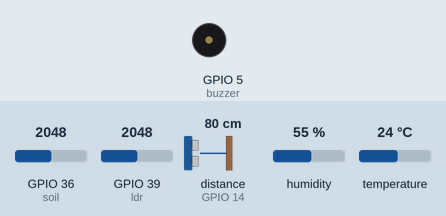
A sketch run on a simulated ESP32. Shown: buzzer (waves = sounding, pin HIGH). The test bench sets the inputs (shaded band); at power-on: humidity 55 %, distance to the obstacle (sensor on GPIO 14) 80 cm, GPIO 39 (ldr) = 2048, GPIO 36 (soil) = 2048, temperature 24 °C. The echo pulse lasts 58.3 µs per cm; WiFi joins after 1.5 s; servers stay silent unless stated; pins used as bus, display or sensor lines are not drawn; what the sketch prints to the serial monitor is not drawn.

Above: at 4.2 s.
4.3 s: humidity set to 58 %
At 14.9 s:
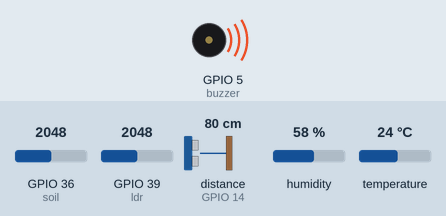
18.3 s: distance to the obstacle (sensor on GPIO 14) set to 2 cm
At 26.6 s:
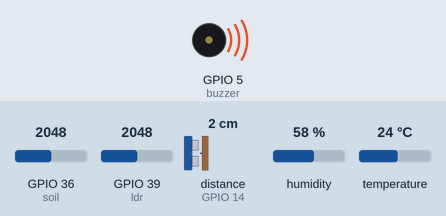
26.9 s: GPIO 39 (ldr) set to 3440
38.2 s: GPIO 36 (soil) set to 3540
At 40.9 s:
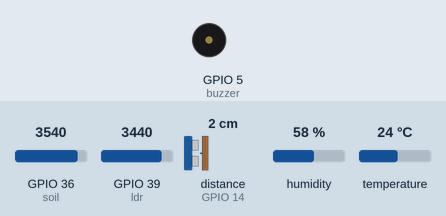
51.4 s: GPIO 36 (soil) set to 3435
At 63.3 s:
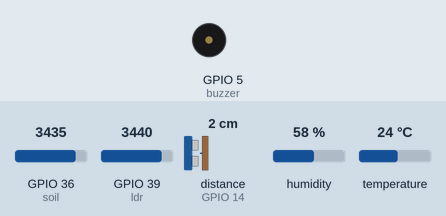
63.6 s: GPIO 36 (soil) set to 3972
Timing chart, 0 to 71.9 s (numbered marks = the images above; inputs shaded):
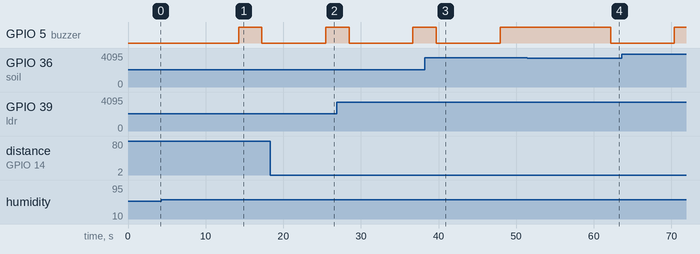

The sketch:

smart_framing.ino
```cpp
#include <WiFi.h>
#include <DHT.h>
#define DHTPIN 2// what digital pin we're connected to
#define DHTTYPE DHT11   // DHT 22  (AM2302), AM2321)
DHT dht(DHTPIN, DHTTYPE);
#define echoPin 14 // attach pin D2 Arduino to pin Echo of HC-SR04
#define trigPin 15//attach pin D3 Arduino to pin Trig of HC-SR04
long duration; // variable for the duration of sound wave travel
int distance; // variable for the distance measurement
const char* MY_SSID = "Redmi";
const char* MY_PWD = "12345678";
WiFiClient client;
const char* TS_SERVER = "api.thingspeak.com";
String TS_API_KEY = "PZARAIFI61DCOKH6";

void connectWifi()
{
  Serial.print("Connecting to " + *MY_SSID);
  WiFi.begin(MY_SSID, MY_PWD);
  while (WiFi.status() != WL_CONNECTED)
  {
    delay(1000);
    Serial.print(".");
  }
  Serial.println("");
  Serial.println("WiFi Connected");
  Serial.println("");

}

int soil=36;
int ldr=39;
int buzzer=5;
void setup()
{
    // put your setup code here, to run once:
     pinMode(trigPin, OUTPUT); // Sets the trigPin as an OUTPUT
  pinMode(echoPin, INPUT); // Sets the echoPin as an INPUT
    pinMode(ldr,INPUT);
    pinMode(soil,INPUT);
    pinMode(buzzer,OUTPUT);
    Serial.begin(9600);
   // pinMode(relay,OUTPUT);
   dht.begin();
    delay(1000);
    connectWifi();
}

void loop() {
  float h = dht.readHumidity();
  // Read temperature as Celsius (the default)
  float t = dht.readTemperature();
  // Read temperature as Fahrenheit (isFahrenheit = true)
  float f = dht.readTemperature(true);
  // Check if any reads failed and exit early (to try again).
  if (isnan(h) || isnan(t) || isnan(f)) {
    Serial.println(F("Failed to read from DHT sensor!"));
    return;
}
  // Compute heat index in Fahrenheit (the default)
  float hif = dht.computeHeatIndex(f, h);
  // Compute heat index in Celsius (isFahreheit = false)
  float hic = dht.computeHeatIndex(t, h, false);
  Serial.print(F("Humidity: "));
  Serial.println(h);
  delay(1000);
  Serial.print(F("Temperature: "));
  Serial.println(t);
  delay(1000);

  // Turn on the blacklight and print a message.
  if(h>56)
  {
    Serial.println("humditity:");
    Serial.println(h);
    digitalWrite(buzzer,HIGH);
    delay(1000);
  }
  if(t>=35)
  {
    digitalWrite(buzzer,HIGH);
    delay(1000);
  }

  int x = analogRead(soil);
  Serial.print("soil value: ");
  Serial.println(x);
  delay(1000);
  if(x>3500)
  {
   Serial.println("dry");
   delay(1000);
  digitalWrite(buzzer,HIGH);
  delay(1000);
  }
  else
  {
   Serial.println("wet");
   delay(1000);
  digitalWrite(buzzer,LOW);
  delay(1000);
  }
  int y = analogRead(ldr);
  Serial.print("ldr value: ");
  Serial.println(y);
  delay(1000);
   if(y>3400)
  {
   Serial.println("day time");
   delay(1000);


  }
  else{
 Serial.println("night time");
   delay(1000);
  }
  digitalWrite(trigPin, LOW);
  delayMicroseconds(2);
  // Sets the trigPin HIGH (ACTIVE) for 10 microseconds
  digitalWrite(trigPin, HIGH);
  delayMicroseconds(10);
  digitalWrite(trigPin, LOW);
  // Reads the echoPin, returns the sound wave travel time in microseconds
  duration = pulseIn(echoPin, HIGH);
  // Calculating the distance
  distance = duration * 0.034 / 2; // Speed of sound wave divided by 2 (go and back)
  // Displays the distance on the Serial Monitor
  Serial.print("Distance: ");
  Serial.print(distance);
  Serial.println(" cm");
  delay(1000);
  if(distance<10) {
    Serial.println("crop growth");
    delay(1000);
    }


   if (client.connect(TS_SERVER, 80))
  {
    String postStr = TS_API_KEY;
    postStr += "&field1=";
    postStr += String(x);
     postStr += "&field2=";
    postStr += String(y);
    postStr += "&field3=";
    postStr += String(t);
    postStr += "&field4=";
    postStr += String(h);
    postStr += "&field5=";
    postStr += String(distance);
    postStr += "\r\n\r\n";

    client.print("POST /update HTTP/1.1\n");
    client.print("Host: api.thingspeak.com\n");
    client.print("Connection: close\n");
    client.print("X-THINGSPEAKAPIKEY: " + TS_API_KEY + "\n");
    client.print("Content-Type: application/x-www-form-urlencoded\n");
    client.print("Content-Length: ");
    client.print(postStr.length());
    client.print("\n\n");
    client.print(postStr);
    delay(1000);
  }
  client.stop();
}
```

Measured:
- the behaviour switches between 56 and 57 % on humidity (found by bisection; images 0 and 1)
- after the input at 4.3 s, GPIO 5 (buzzer): LOW → HIGH after 10.0 s, → LOW 3.0 s later
- after the input at 18.3 s, GPIO 5 (buzzer): LOW → HIGH after 7.2 s instead of 6.2 s
- after the input at 38.2 s, GPIO 5 (buzzer): goes on until 47.9 s, then stays HIGH
- after the input at 51.4 s, GPIO 5 (buzzer): HIGH → LOW after 10.8 s
